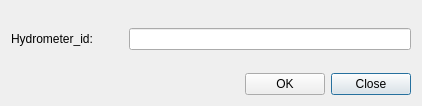
<?xml version="1.0" encoding="UTF-8"?>
<ui version="4.0">
 <class>add_sum</class>
 <widget class="QDialog" name="add_sum">
  <property name="geometry">
   <rect>
    <x>0</x>
    <y>0</y>
    <width>422</width>
    <height>106</height>
   </rect>
  </property>
  <property name="windowTitle">
   <string>Add sum</string>
  </property>
  <layout class="QGridLayout" name="gridLayout">
   <item row="2" column="2">
    <widget class="QPushButton" name="btn_close">
     <property name="text">
      <string>Close</string>
     </property>
    </widget>
   </item>
   <item row="2" column="1">
    <widget class="QPushButton" name="btn_accept">
     <property name="text">
      <string>OK</string>
     </property>
    </widget>
   </item>
   <item row="2" column="0">
    <spacer name="horizontalSpacer">
     <property name="orientation">
      <enum>Qt::Horizontal</enum>
     </property>
     <property name="sizeType">
      <enum>QSizePolicy::Expanding</enum>
     </property>
     <property name="sizeHint" stdset="0">
      <size>
       <width>40</width>
       <height>20</height>
      </size>
     </property>
    </spacer>
   </item>
   <item row="0" column="0" rowspan="2" colspan="3">
    <layout class="QHBoxLayout" name="horizontalLayout_3">
     <item>
      <widget class="QLabel" name="label_hydrometer_id">
       <property name="text">
        <string>Hydrometer_id:</string>
       </property>
      </widget>
     </item>
     <item>
      <spacer name="horizontalSpacer_2">
       <property name="orientation">
        <enum>Qt::Horizontal</enum>
       </property>
       <property name="sizeType">
        <enum>QSizePolicy::Fixed</enum>
       </property>
       <property name="sizeHint" stdset="0">
        <size>
         <width>30</width>
         <height>20</height>
        </size>
       </property>
      </spacer>
     </item>
     <item>
      <widget class="QLineEdit" name="hydrometer_id_new"/>
     </item>
    </layout>
   </item>
  </layout>
 </widget>
 <resources/>
 <connections/>
</ui>
